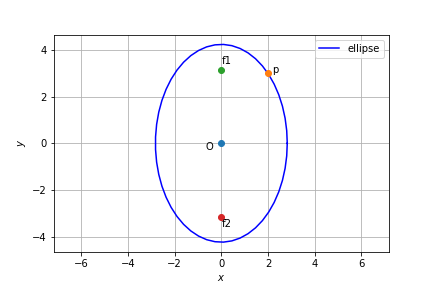

Recreate this plot in Python.
# -*- coding: utf-8 -*-
"""Assignment6.ipynb

Automatically generated by Colaboratory.

Original file is located at
    https://colab.research.google.com/drive/1MSqgOH1c_zg2eCfkT3bzT8Uu2wP1nFg-
"""

import numpy as np
import matplotlib.pyplot as plt
 
 
O = np.array(([0,0]))
 
def ellipse_gen(a,b):
    len = 50
    theta = np.linspace(0,2*np.pi,len)
    x_ellipse = np.zeros((2,len))
    x_ellipse[0,:] = a*np.cos(theta)
    x_ellipse[1,:] = b*np.sin(theta)
    x_ellipse = (x_ellipse.T + O).T
    return x_ellipse
 
#Generate line points
def line_gen(A,B):
  len =10
  x_AB = np.zeros((2,len))
  lam_1 = np.linspace(0,1,len)
  for i in range(len):
    temp1 = A + lam_1[i]*(B-A)
    x_AB[:,i]= temp1.T
  return x_AB
 
#Standard Ellipse
a = 4.24264
b = 2.82842
x = ellipse_gen(b,a)
 
#Vertices
A1 = np.array([a,0])
A2 = -A1
B1 = np.array([0,b])
B2 = -B1
# Plotting points
p = np.array([2,3]) 
 
 
#Plotting the ellipse
plt.plot(x[0,:],x[1,:],'b' ,label='ellipse')
 
#Labelling points
plt.plot(0,0, 'o')
plt.text(-0.7 ,-0.3,'O')
plt.plot(2,3, 'o')
plt.text(2.2,3,'p')
 
plt.plot(0,3.162277, 'o')
plt.text(0,3.4,'F')
plt.plot(0,-3.162277, 'o')
plt.text(0 ,-3.6,'F')
 
 
plt.xlabel('$x$')
plt.ylabel('$y$')
plt.legend(loc='best')
plt.grid() # minor
plt.axis('equal')
 
 
#if using termux
plt.savefig('assignment6.png')
#else
plt.show()